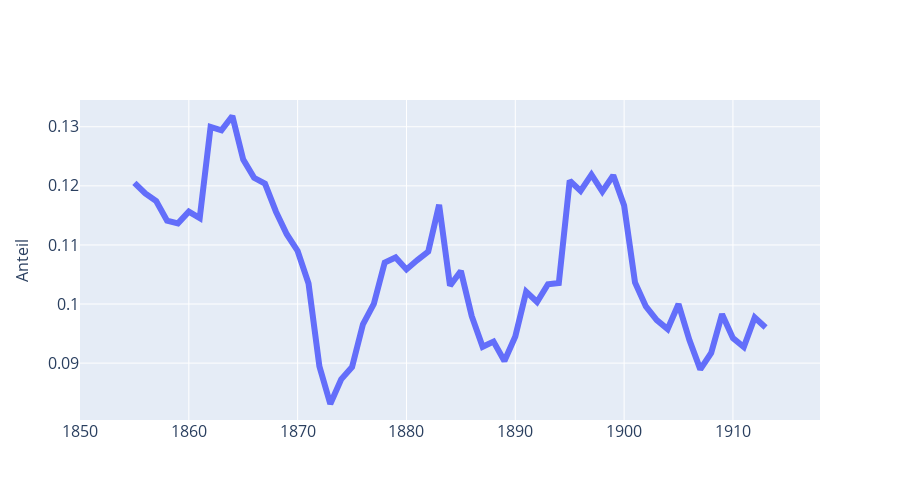

Write notebook code for a chart like this one.
### Code cell
meta_plot = ts[['kultur_share_smoothed']]
meta_plot.columns = ['Kultur']

fig = create_ts_plot(
    data = meta_plot, 
    columns = meta_plot.columns, 
    y_axis_title = 'Anteil',
)
fig.show()

### Figure 1 — Plotly figure (JSON) as saved in the notebook; plotly's stock layout.template omitted (floating-point values rounded to 4 significant figures)
{"data": [{"line": {"color": "#636EFA", "width": 6}, "mode": "lines", "name": "Kultur", "type": "scatter", "x": [1850, 1851, 1852, 1853, 1854, 1855, 1856, 1857, 1858, 1859, 1860, 1861, 1862, 1863, 1864, 1865, 1866, 1867, 1868, 1869, 1870, 1871, 1872, 1873, 1874, 1875, 1876, 1877, 1878, 1879, 1880, 1881, 1882, 1883, 1884, 1885, 1886, 1887, 1888, 1889, 1890, 1891, 1892, 1893, 1894, 1895, 1896, 1897, 1898, 1899, 1900, 1901, 1902, 1903, 1904, 1905, 1906, 1907, 1908, 1909, 1910, 1911, 1912, 1913, 1914, 1915, 1916, 1917, 1918], "y": [null, null, null, null, null, 0.1205, 0.1187, 0.1174, 0.1141, 0.1137, 0.1156, 0.1146, 0.13, 0.1294, 0.1318, 0.1244, 0.1214, 0.1204, 0.1157, 0.1118, 0.109, 0.1035, 0.08947, 0.08308, 0.08726, 0.08934, 0.09656, 0.1, 0.107, 0.1079, 0.1059, 0.1075, 0.1089, 0.1168, 0.1031, 0.1056, 0.09795, 0.09276, 0.09364, 0.09037, 0.09451, 0.1021, 0.1003, 0.1033, 0.1035, 0.1209, 0.1191, 0.1219, 0.119, 0.1218, 0.1167, 0.1037, 0.09959, 0.09729, 0.09576, 0.1, 0.09391, 0.08894, 0.09172, 0.09829, 0.09423, 0.09273, 0.09771, 0.09603, null, null, null, null, null]}], "layout": {"height": 500, "legend": {"font": {"size": 16}, "traceorder": "normal"}, "width": 900, "xaxis": {"autorange": true, "range": [1850, 1918], "tickfont": {"size": 16}, "title": {"font": {"size": 16}}, "type": "linear"}, "yaxis": {"autorange": true, "range": [0.08037, 0.1345], "tickfont": {"size": 16}, "title": {"font": {"size": 16}, "text": "Anteil"}, "type": "linear"}}}
